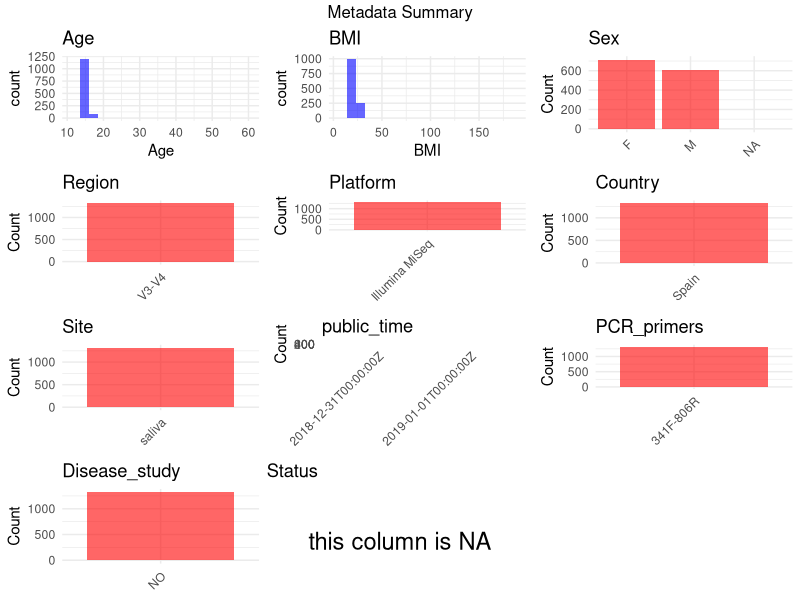

The R script that drew this image:
## ---- chunk 1
# Load necessary libraries
library(dplyr)
library(ggplot2)
library(gridExtra)

# Set working directory (update this path to your local directory)
setwd("D:/studylearning/董彪师兄项目/任务/修改20250922/PRJNA427101")

# Read the initial metadata files
initial_meta<-read.csv("SraRunTable.csv",header = T)

# Display the first few rows of the metadata
head(initial_meta)
## ---- chunk 2
# Create a uniform metadata dataframe
metadata <- data.frame(
  BioProject = initial_meta$BioProject,
  Run = initial_meta$Run,
  sample_name = initial_meta$Sample.Name,
  Age = initial_meta$Host_age,
  BMI = initial_meta$host_body_mass_index,
  Sex=initial_meta$host_sex,
  Region = "V3-V4",
  Platform = initial_meta$Instrument,
  Country = initial_meta$geo_loc_name_country,
  Site = initial_meta$isolation_source,
  public_time = initial_meta$ReleaseDate,
  stringsAsFactors = FALSE
)
## ---- chunk 3
# Add information obtained from the publication
metadata$PCR_primers <- "341F-806R"
metadata$title <- "Citizen science charts two major “stomatotypes” in the oral microbiome of adolescents and reveals links with habits and drinking water composition"
metadata$Disease_study <- "NO"
metadata$Status <- NA_character_
metadata$Age <- gsub(" years", "", metadata$Age)
metadata$Age <- as.numeric(metadata$Age)
metadata <- metadata %>% 
  mutate(Sex = case_when(
    grepl("f",Sex)~"F",
    grepl("m",Sex)~"M"
  ))
## ---- chunk 4
# Check the number of unique runs and sample names
print(paste("Number of unique runs:", length(unique(metadata$Run))))
print(paste("Number of unique sample names:", length(unique(metadata$sample_name))))
## ---- chunk 5
# Select columns for visualization
plot_data <- metadata %>%
  select(-BioProject, -Run, -sample_name, -title)

# Function to create simple plots for each column
create_simple_plots <- function(data) {
  plots <- list()
  
  for (col in colnames(data)) {
    # Check if the column is all NA
    if (all(is.na(data[[col]]))) {
      # Create an empty plot with text indicating all NA
      p <- ggplot() +
        annotate("text", x = 0.5, y = 0.5, label = "this column is NA", size = 6) +
        labs(title = col) +
        theme_void()
    } else if (is.numeric(data[[col]])) {
      # Numeric variable: histogram
      p <- ggplot(data, aes(x = .data[[col]])) +
        geom_histogram(fill = "blue", alpha = 0.6, bins = 20, na.rm = TRUE) +
        labs(title = col) +
        theme_minimal()
    } else {
      # Categorical variable: bar plot (remove NA values)
      count_data <- as.data.frame(table(data[[col]], useNA = "ifany"))
      p <- ggplot(count_data, aes(x = reorder(Var1, -Freq), y = Freq)) +
        geom_col(fill = "red", alpha = 0.6) +
        labs(title = col, x = NULL, y = "Count") +
        theme_minimal() +
        theme(axis.text.x = element_text(angle = 45, hjust = 1))
    }
    plots[[col]] <- p
  }
  
  return(plots)
}

# Generate and arrange plots
plots <- create_simple_plots(plot_data)
grid.arrange(grobs = plots, ncol = 3, top = "Metadata Summary")
## ---- chunk 6
# Reorder columns to match the desired format
metadata <- metadata[, c(
  "BioProject", "Run", "sample_name", "Age", "BMI", "Sex", 
  "Region", "Platform", "Country", "Site", "public_time", 
  "PCR_primers", "title", "Disease_study", "Status"
)]

# Export the uniform metadata to a CSV file
write.csv(metadata, file = "metadata.csv", quote = FALSE)
